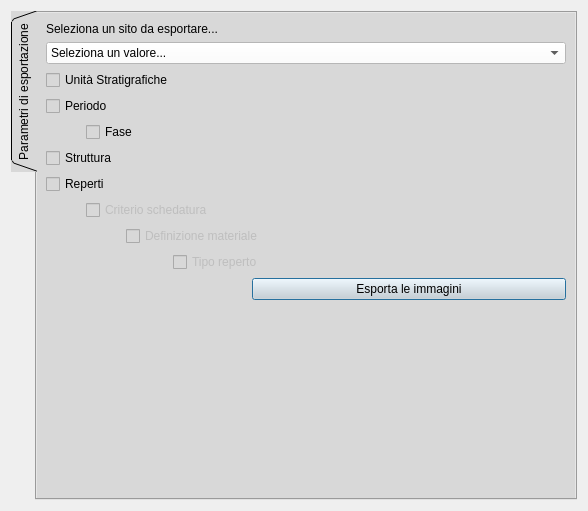
<?xml version="1.0" encoding="UTF-8"?>
<ui version="4.0">
 <class>Dialog_img_exp</class>
 <widget class="QDialog" name="Dialog_img_exp">
  <property name="windowModality">
   <enum>Qt::NonModal</enum>
  </property>
  <property name="enabled">
   <bool>true</bool>
  </property>
  <property name="geometry">
   <rect>
    <x>0</x>
    <y>0</y>
    <width>588</width>
    <height>511</height>
   </rect>
  </property>
  <property name="minimumSize">
   <size>
    <width>450</width>
    <height>279</height>
   </size>
  </property>
  <property name="maximumSize">
   <size>
    <width>1000</width>
    <height>1000</height>
   </size>
  </property>
  <property name="cursor">
   <cursorShape>PointingHandCursor</cursorShape>
  </property>
  <property name="windowTitle">
   <string>Sistema di esportazione delle immagini</string>
  </property>
  <property name="windowIcon">
   <iconset resource="resources.qrc">
    <normaloff>:/images/directoryExp.png</normaloff>:/images/directoryExp.png</iconset>
  </property>
  <layout class="QGridLayout" name="gridLayout_2">
   <item row="0" column="0">
    <widget class="QTabWidget" name="tabWidget">
     <property name="sizePolicy">
      <sizepolicy hsizetype="Expanding" vsizetype="Expanding">
       <horstretch>200</horstretch>
       <verstretch>200</verstretch>
      </sizepolicy>
     </property>
     <property name="styleSheet">
      <string notr="true">background-color: rgb(216, 216, 216);</string>
     </property>
     <property name="tabPosition">
      <enum>QTabWidget::West</enum>
     </property>
     <property name="tabShape">
      <enum>QTabWidget::Triangular</enum>
     </property>
     <property name="currentIndex">
      <number>0</number>
     </property>
     <widget class="QWidget" name="tab">
      <attribute name="title">
       <string>Parametri di esportazione</string>
      </attribute>
      <layout class="QFormLayout" name="formLayout">
       <item row="1" column="0" colspan="2">
        <layout class="QGridLayout" name="gridLayout">
         <property name="sizeConstraint">
          <enum>QLayout::SetFixedSize</enum>
         </property>
         <item row="7" column="0" colspan="5">
          <layout class="QHBoxLayout" name="horizontalLayout">
           <item>
            <spacer name="horizontalSpacer_4">
             <property name="orientation">
              <enum>Qt::Horizontal</enum>
             </property>
             <property name="sizeType">
              <enum>QSizePolicy::Expanding</enum>
             </property>
             <property name="sizeHint" stdset="0">
              <size>
               <width>120</width>
               <height>20</height>
              </size>
             </property>
            </spacer>
           </item>
           <item>
            <widget class="QCheckBox" name="checkBox_tipo_reperto">
             <property name="enabled">
              <bool>false</bool>
             </property>
             <property name="text">
              <string>Tipo reperto</string>
             </property>
            </widget>
           </item>
          </layout>
         </item>
         <item row="2" column="0" colspan="3">
          <layout class="QHBoxLayout" name="horizontalLayout_4">
           <item>
            <spacer name="horizontalSpacer">
             <property name="orientation">
              <enum>Qt::Horizontal</enum>
             </property>
             <property name="sizeType">
              <enum>QSizePolicy::Preferred</enum>
             </property>
             <property name="sizeHint" stdset="0">
              <size>
               <width>40</width>
               <height>20</height>
              </size>
             </property>
            </spacer>
           </item>
           <item>
            <widget class="QCheckBox" name="checkBox_fase">
             <property name="text">
              <string>Fase</string>
             </property>
            </widget>
           </item>
          </layout>
         </item>
         <item row="5" column="0" colspan="5">
          <layout class="QHBoxLayout" name="horizontalLayout_5">
           <item>
            <layout class="QHBoxLayout" name="horizontalLayout_3">
             <item>
              <spacer name="horizontalSpacer_2">
               <property name="orientation">
                <enum>Qt::Horizontal</enum>
               </property>
               <property name="sizeHint" stdset="0">
                <size>
                 <width>40</width>
                 <height>20</height>
                </size>
               </property>
              </spacer>
             </item>
             <item>
              <widget class="QCheckBox" name="checkBox_criterio_schedatura">
               <property name="enabled">
                <bool>false</bool>
               </property>
               <property name="text">
                <string>Criterio schedatura</string>
               </property>
              </widget>
             </item>
            </layout>
           </item>
           <item>
            <spacer name="horizontalSpacer_5">
             <property name="orientation">
              <enum>Qt::Horizontal</enum>
             </property>
             <property name="sizeHint" stdset="0">
              <size>
               <width>40</width>
               <height>20</height>
              </size>
             </property>
            </spacer>
           </item>
          </layout>
         </item>
         <item row="6" column="0" colspan="5">
          <layout class="QHBoxLayout" name="horizontalLayout_2">
           <item>
            <spacer name="horizontalSpacer_3">
             <property name="orientation">
              <enum>Qt::Horizontal</enum>
             </property>
             <property name="sizeType">
              <enum>QSizePolicy::Minimum</enum>
             </property>
             <property name="sizeHint" stdset="0">
              <size>
               <width>80</width>
               <height>20</height>
              </size>
             </property>
            </spacer>
           </item>
           <item>
            <widget class="QCheckBox" name="checkBox_definizione_materiale">
             <property name="enabled">
              <bool>false</bool>
             </property>
             <property name="text">
              <string>Definizione materiale</string>
             </property>
            </widget>
           </item>
          </layout>
         </item>
         <item row="6" column="5">
          <spacer name="horizontalSpacer_12">
           <property name="orientation">
            <enum>Qt::Horizontal</enum>
           </property>
           <property name="sizeHint" stdset="0">
            <size>
             <width>170</width>
             <height>20</height>
            </size>
           </property>
          </spacer>
         </item>
         <item row="4" column="2" colspan="4">
          <spacer name="horizontalSpacer_10">
           <property name="orientation">
            <enum>Qt::Horizontal</enum>
           </property>
           <property name="sizeHint" stdset="0">
            <size>
             <width>438</width>
             <height>20</height>
            </size>
           </property>
          </spacer>
         </item>
         <item row="1" column="0">
          <widget class="QCheckBox" name="checkBox_periodo">
           <property name="text">
            <string>Periodo</string>
           </property>
          </widget>
         </item>
         <item row="0" column="0" colspan="4">
          <widget class="QCheckBox" name="checkBox_US">
           <property name="styleSheet">
            <string notr="true">selection-background-color: rgb(255, 255, 255);</string>
           </property>
           <property name="text">
            <string>Unità Stratigrafiche</string>
           </property>
          </widget>
         </item>
         <item row="3" column="0" colspan="2">
          <widget class="QCheckBox" name="checkBox_struttura">
           <property name="text">
            <string>Struttura</string>
           </property>
          </widget>
         </item>
         <item row="0" column="4" colspan="2">
          <spacer name="horizontalSpacer_6">
           <property name="orientation">
            <enum>Qt::Horizontal</enum>
           </property>
           <property name="sizeHint" stdset="0">
            <size>
             <width>388</width>
             <height>20</height>
            </size>
           </property>
          </spacer>
         </item>
         <item row="4" column="0" colspan="2">
          <widget class="QCheckBox" name="checkBox_reperti">
           <property name="text">
            <string>Reperti</string>
           </property>
          </widget>
         </item>
         <item row="2" column="3" colspan="3">
          <spacer name="horizontalSpacer_8">
           <property name="orientation">
            <enum>Qt::Horizontal</enum>
           </property>
           <property name="sizeHint" stdset="0">
            <size>
             <width>408</width>
             <height>20</height>
            </size>
           </property>
          </spacer>
         </item>
         <item row="3" column="2" colspan="4">
          <spacer name="horizontalSpacer_9">
           <property name="orientation">
            <enum>Qt::Horizontal</enum>
           </property>
           <property name="sizeHint" stdset="0">
            <size>
             <width>438</width>
             <height>20</height>
            </size>
           </property>
          </spacer>
         </item>
         <item row="5" column="5">
          <spacer name="horizontalSpacer_11">
           <property name="orientation">
            <enum>Qt::Horizontal</enum>
           </property>
           <property name="sizeHint" stdset="0">
            <size>
             <width>288</width>
             <height>20</height>
            </size>
           </property>
          </spacer>
         </item>
         <item row="1" column="1" colspan="5">
          <spacer name="horizontalSpacer_7">
           <property name="orientation">
            <enum>Qt::Horizontal</enum>
           </property>
           <property name="sizeHint" stdset="0">
            <size>
             <width>448</width>
             <height>20</height>
            </size>
           </property>
          </spacer>
         </item>
         <item row="7" column="5">
          <spacer name="horizontalSpacer_13">
           <property name="orientation">
            <enum>Qt::Horizontal</enum>
           </property>
           <property name="sizeHint" stdset="0">
            <size>
             <width>288</width>
             <height>20</height>
            </size>
           </property>
          </spacer>
         </item>
        </layout>
       </item>
       <item row="0" column="0" colspan="2">
        <layout class="QVBoxLayout" name="verticalLayout">
         <item>
          <widget class="QLabel" name="label">
           <property name="text">
            <string>Seleziona un sito da esportare...</string>
           </property>
          </widget>
         </item>
         <item>
          <widget class="QComboBox" name="comboBox_sito">
           <property name="enabled">
            <bool>true</bool>
           </property>
           <property name="mouseTracking">
            <bool>false</bool>
           </property>
           <property name="contextMenuPolicy">
            <enum>Qt::DefaultContextMenu</enum>
           </property>
           <property name="acceptDrops">
            <bool>false</bool>
           </property>
           <property name="styleSheet">
            <string notr="true">background-color: rgb(255, 255, 255);</string>
           </property>
           <property name="editable">
            <bool>false</bool>
           </property>
           <property name="duplicatesEnabled">
            <bool>false</bool>
           </property>
           <property name="frame">
            <bool>true</bool>
           </property>
           <item>
            <property name="text">
             <string>Seleziona un valore...</string>
            </property>
           </item>
          </widget>
         </item>
        </layout>
       </item>
       <item row="2" column="1">
        <widget class="QPushButton" name="pushButton_exp_images">
         <property name="text">
          <string>Esporta le immagini</string>
         </property>
        </widget>
       </item>
       <item row="2" column="0">
        <spacer name="horizontalSpacer_14">
         <property name="orientation">
          <enum>Qt::Horizontal</enum>
         </property>
         <property name="sizeHint" stdset="0">
          <size>
           <width>200</width>
           <height>20</height>
          </size>
         </property>
        </spacer>
       </item>
      </layout>
     </widget>
    </widget>
   </item>
  </layout>
 </widget>
 <resources>
  <include location="resources.qrc"/>
 </resources>
 <connections/>
</ui>
